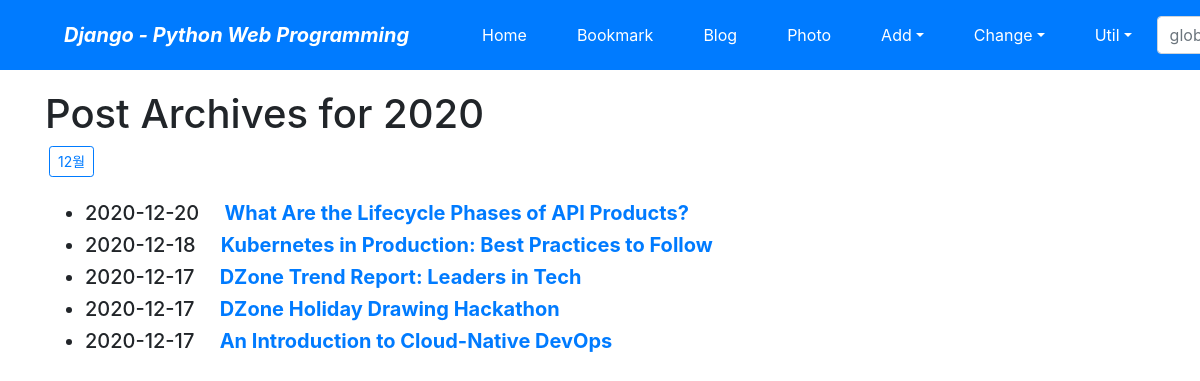
Screenshot of /blog/archive/2020/ with the database file from the repository.
### blog/models.py (models this page shows, shortened)
class Post(models.Model):
    title = models.CharField(verbose_name = "TITLE", max_length=100)
    slug = models.SlugField(verbose_name='SLUG', max_length=100, allow_unicode=True, help_text='one word for title alias. ')    # this is title -> this-is-title
    description = models.CharField(verbose_name="DESCRIPTION", max_length=100)
    content = models.TextField(verbose_name='CONTENT')
    create_dt = models.DateTimeField(verbose_name='CREATE DATE', auto_now_add=True)
    modify_dt = models.DateTimeField(verbose_name='MODIFY DATE', auto_now=True)
    owner = models.ForeignKey(User, on_delete=models.CASCADE, blank=True, null=True, verbose_name="OWNER")
    tags = TaggableManager(blank=True)
    class Meta:
        verbose_name = 'post'
        verbose_name_plural = 'posts'
        db_table = 'blog_posts'
        ordering = ('-modify_dt',)
        pass
    def get_absolute_url(self):
        return reverse("blog:post_detail", args=(self.slug,)) # /blog/this-is-title

### blog/views.py (the view)
# urls.py: path('archive/<int:year>/', PostYAV.as_view(), name='post_year_archive'),
class PostYAV(YearArchiveView):
    model = Post
    date_field = 'modify_dt'
    make_object_list = True

### blog/templates/blog/post_archive_year.html (shortened to what this page needs)
{% extends "base.html" %}
{% block content %}
    <h1>Post Archives for {{ year|date:"Y" }}</h1>
    {% for date in date_list %}
    <a href="{% url 'blog:post_month_archive' date|date:'Y' date|date:'m' %}"
       class="btn btn-outline-primary btn-sm mx-1">
        {{ date|date:"F" }}</a>
    {% endfor %}
    <br><br>
    <div>
        <ul>
            {% for post in object_list %}
            <li class="h5">
                {{ post.modify_dt|date:"Y-m-d" }}&emsp;
                <a href="{{ post.get_absolute_url }}"><strong>{{ post.title }}</strong></a>
            </li>
            {% endfor %}
        </ul>
    </div>
{% endblock %}

### rows the page displays
Post: modify_dt "2020-12-20", title "What Are the Lifecycle Phases of API Products?"
Post: modify_dt "2020-12-18", title "Kubernetes in Production: Best Practices to Follow"
Post: modify_dt "2020-12-17", title "DZone Trend Report: Leaders in Tech"
Post: modify_dt "2020-12-17", title "DZone Holiday Drawing Hackathon"
Post: modify_dt "2020-12-17", title "An Introduction to Cloud-Native DevOps"

### other values shown
{{ year|date:"Y" }} "2020"
{{ date|date:"F" }} "12월"
